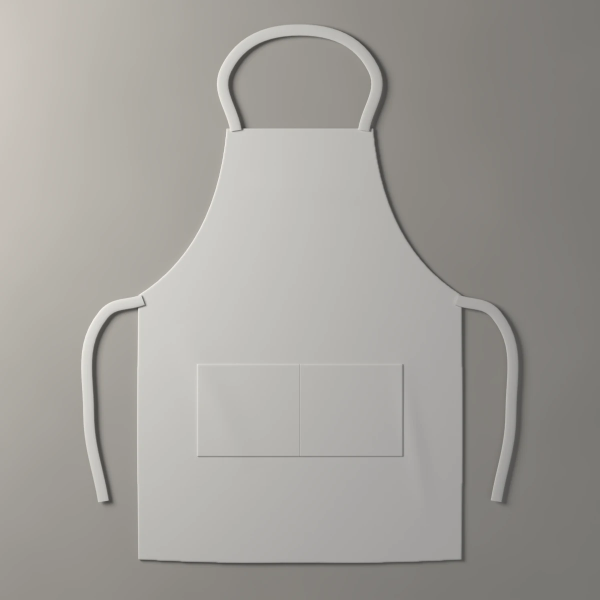
#> input picture assets/mockups/apron/photo.webp, 1200 x 1200 px (shown at 1/2 size)
$ python thumbs.py
#> lines starting #> are read from the running program, lines starting #| are printed output that depends on the picture
"""Regenerate thumb.webp for every rendered product (plain Python + Pillow)."""
import os
import sys

from PIL import Image

ROOT = os.path.join(os.path.dirname(__file__), '..', '..', 'assets', 'mockups')
sys.path.insert(0, os.path.dirname(__file__))


def make_thumb(photo, path, size=240):
#> called with size = 240
    w, h = photo.size
#> w = 1200; h = 1200
    c = int(min(w, h) * 0.82)
#> c = 983
    box = ((w - c) // 2, (h - c) // 2, (w + c) // 2, (h + c) // 2)
#> box = (108, 108, 1091, 1091)
    photo.crop(box).resize((size, size), Image.LANCZOS).save(path, quality=82, method=6)
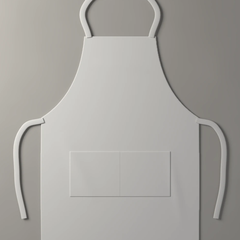
#> saved as thumb.webp: PIL image 240x240 RGB; mean R, G, B 166.7, 164.2, 159.6
#> photo is the input picture: PIL image 1200x1200 RGB; mean R, G, B 161.2, 158.5, 153.7


for name in sorted(os.listdir(ROOT)):
    src = os.path.join(ROOT, name, 'photo.webp')
    if os.path.exists(src):
        make_thumb(Image.open(src).convert('RGB'), os.path.join(ROOT, name, 'thumb.webp'))
        print('thumb', name)
